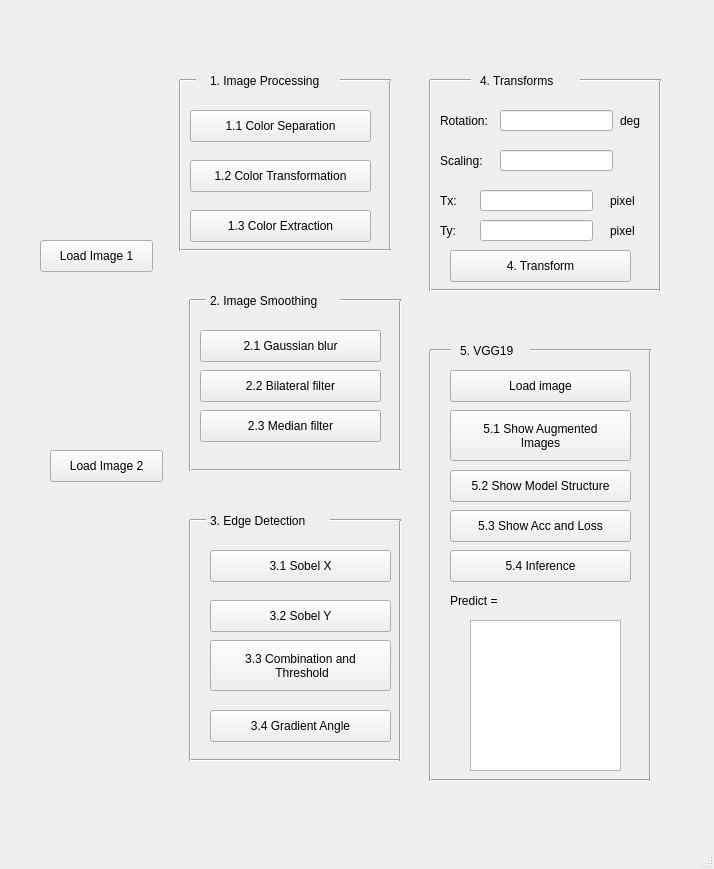
<?xml version="1.0" encoding="UTF-8"?>
<ui version="4.0">
 <class>MainWindow</class>
 <widget class="QMainWindow" name="MainWindow">
  <property name="geometry">
   <rect>
    <x>0</x>
    <y>0</y>
    <width>714</width>
    <height>869</height>
   </rect>
  </property>
  <property name="windowTitle">
   <string>MainWindow</string>
  </property>
  <widget class="QWidget" name="centralwidget">
   <widget class="QPushButton" name="LoadImage1_Button">
    <property name="geometry">
     <rect>
      <x>40</x>
      <y>240</y>
      <width>113</width>
      <height>32</height>
     </rect>
    </property>
    <property name="text">
     <string>Load Image 1</string>
    </property>
   </widget>
   <widget class="QPushButton" name="LoadImage2_Button">
    <property name="geometry">
     <rect>
      <x>50</x>
      <y>450</y>
      <width>113</width>
      <height>32</height>
     </rect>
    </property>
    <property name="text">
     <string>Load Image 2</string>
    </property>
   </widget>
   <widget class="QLabel" name="label">
    <property name="geometry">
     <rect>
      <x>210</x>
      <y>70</y>
      <width>131</width>
      <height>21</height>
     </rect>
    </property>
    <property name="text">
     <string>1. Image Processing</string>
    </property>
   </widget>
   <widget class="QPushButton" name="Q1_1_Button">
    <property name="geometry">
     <rect>
      <x>190</x>
      <y>110</y>
      <width>181</width>
      <height>32</height>
     </rect>
    </property>
    <property name="text">
     <string>1.1 Color Separation</string>
    </property>
   </widget>
   <widget class="QPushButton" name="Q1_2_Button">
    <property name="geometry">
     <rect>
      <x>190</x>
      <y>160</y>
      <width>181</width>
      <height>32</height>
     </rect>
    </property>
    <property name="text">
     <string>1.2 Color Transformation</string>
    </property>
   </widget>
   <widget class="QPushButton" name="Q1_3_Button">
    <property name="geometry">
     <rect>
      <x>190</x>
      <y>210</y>
      <width>181</width>
      <height>32</height>
     </rect>
    </property>
    <property name="text">
     <string>1.3 Color Extraction</string>
    </property>
   </widget>
   <widget class="QLabel" name="label_2">
    <property name="geometry">
     <rect>
      <x>210</x>
      <y>290</y>
      <width>131</width>
      <height>21</height>
     </rect>
    </property>
    <property name="text">
     <string>2. Image Smoothing</string>
    </property>
   </widget>
   <widget class="QPushButton" name="Q2_1_Button">
    <property name="geometry">
     <rect>
      <x>200</x>
      <y>330</y>
      <width>181</width>
      <height>32</height>
     </rect>
    </property>
    <property name="text">
     <string>2.1 Gaussian blur</string>
    </property>
   </widget>
   <widget class="QPushButton" name="Q2_3_Button">
    <property name="geometry">
     <rect>
      <x>200</x>
      <y>410</y>
      <width>181</width>
      <height>32</height>
     </rect>
    </property>
    <property name="text">
     <string>2.3 Median filter</string>
    </property>
   </widget>
   <widget class="QPushButton" name="Q2_2_Button">
    <property name="geometry">
     <rect>
      <x>200</x>
      <y>370</y>
      <width>181</width>
      <height>32</height>
     </rect>
    </property>
    <property name="text">
     <string>2.2 Bilateral filter</string>
    </property>
   </widget>
   <widget class="QPushButton" name="Q3_2_Button">
    <property name="geometry">
     <rect>
      <x>210</x>
      <y>600</y>
      <width>181</width>
      <height>32</height>
     </rect>
    </property>
    <property name="text">
     <string>3.2 Sobel Y</string>
    </property>
   </widget>
   <widget class="QLabel" name="label_3">
    <property name="geometry">
     <rect>
      <x>210</x>
      <y>510</y>
      <width>131</width>
      <height>21</height>
     </rect>
    </property>
    <property name="text">
     <string>3. Edge Detection</string>
    </property>
   </widget>
   <widget class="QPushButton" name="Q3_1_Button">
    <property name="geometry">
     <rect>
      <x>210</x>
      <y>550</y>
      <width>181</width>
      <height>32</height>
     </rect>
    </property>
    <property name="text">
     <string>3.1 Sobel X</string>
    </property>
   </widget>
   <widget class="QPushButton" name="Q3_4_Button">
    <property name="geometry">
     <rect>
      <x>210</x>
      <y>710</y>
      <width>181</width>
      <height>32</height>
     </rect>
    </property>
    <property name="text">
     <string>3.4 Gradient Angle</string>
    </property>
   </widget>
   <widget class="QPushButton" name="Q3_3_Button">
    <property name="geometry">
     <rect>
      <x>210</x>
      <y>640</y>
      <width>181</width>
      <height>51</height>
     </rect>
    </property>
    <property name="text">
     <string>3.3 Combination and 
 Threshold</string>
    </property>
    <property name="autoDefault">
     <bool>false</bool>
    </property>
   </widget>
   <widget class="QLabel" name="label_4">
    <property name="geometry">
     <rect>
      <x>480</x>
      <y>70</y>
      <width>131</width>
      <height>21</height>
     </rect>
    </property>
    <property name="text">
     <string>4. Transforms</string>
    </property>
   </widget>
   <widget class="QLabel" name="label_5">
    <property name="geometry">
     <rect>
      <x>440</x>
      <y>110</y>
      <width>61</width>
      <height>21</height>
     </rect>
    </property>
    <property name="text">
     <string>Rotation: </string>
    </property>
   </widget>
   <widget class="QLabel" name="label_6">
    <property name="geometry">
     <rect>
      <x>440</x>
      <y>150</y>
      <width>51</width>
      <height>21</height>
     </rect>
    </property>
    <property name="text">
     <string>Scaling:</string>
    </property>
   </widget>
   <widget class="QLabel" name="label_7">
    <property name="geometry">
     <rect>
      <x>440</x>
      <y>190</y>
      <width>131</width>
      <height>21</height>
     </rect>
    </property>
    <property name="text">
     <string>Tx:</string>
    </property>
   </widget>
   <widget class="QLabel" name="label_8">
    <property name="geometry">
     <rect>
      <x>440</x>
      <y>220</y>
      <width>131</width>
      <height>21</height>
     </rect>
    </property>
    <property name="text">
     <string>Ty:</string>
    </property>
   </widget>
   <widget class="QPushButton" name="Q4_Button">
    <property name="geometry">
     <rect>
      <x>450</x>
      <y>250</y>
      <width>181</width>
      <height>32</height>
     </rect>
    </property>
    <property name="text">
     <string>4. Transform</string>
    </property>
   </widget>
   <widget class="QLineEdit" name="Rotation_Input">
    <property name="geometry">
     <rect>
      <x>500</x>
      <y>110</y>
      <width>113</width>
      <height>21</height>
     </rect>
    </property>
   </widget>
   <widget class="QLineEdit" name="Scaling_Input">
    <property name="geometry">
     <rect>
      <x>500</x>
      <y>150</y>
      <width>113</width>
      <height>21</height>
     </rect>
    </property>
   </widget>
   <widget class="QLineEdit" name="Tx_Input">
    <property name="geometry">
     <rect>
      <x>480</x>
      <y>190</y>
      <width>113</width>
      <height>21</height>
     </rect>
    </property>
   </widget>
   <widget class="QLineEdit" name="Ty_Input">
    <property name="geometry">
     <rect>
      <x>480</x>
      <y>220</y>
      <width>113</width>
      <height>21</height>
     </rect>
    </property>
   </widget>
   <widget class="QLabel" name="label_9">
    <property name="geometry">
     <rect>
      <x>620</x>
      <y>110</y>
      <width>41</width>
      <height>21</height>
     </rect>
    </property>
    <property name="text">
     <string>deg</string>
    </property>
   </widget>
   <widget class="QLabel" name="label_10">
    <property name="geometry">
     <rect>
      <x>610</x>
      <y>190</y>
      <width>71</width>
      <height>21</height>
     </rect>
    </property>
    <property name="text">
     <string>pixel</string>
    </property>
   </widget>
   <widget class="QLabel" name="label_11">
    <property name="geometry">
     <rect>
      <x>610</x>
      <y>220</y>
      <width>71</width>
      <height>21</height>
     </rect>
    </property>
    <property name="text">
     <string>pixel</string>
    </property>
   </widget>
   <widget class="QLabel" name="label_12">
    <property name="geometry">
     <rect>
      <x>460</x>
      <y>340</y>
      <width>131</width>
      <height>21</height>
     </rect>
    </property>
    <property name="text">
     <string>5. VGG19</string>
    </property>
   </widget>
   <widget class="QPushButton" name="Q5_Load_Button">
    <property name="geometry">
     <rect>
      <x>450</x>
      <y>370</y>
      <width>181</width>
      <height>32</height>
     </rect>
    </property>
    <property name="text">
     <string>Load image</string>
    </property>
   </widget>
   <widget class="QPushButton" name="Q5_1_Button">
    <property name="geometry">
     <rect>
      <x>450</x>
      <y>410</y>
      <width>181</width>
      <height>51</height>
     </rect>
    </property>
    <property name="text">
     <string>5.1 Show Augmented 
Images</string>
    </property>
   </widget>
   <widget class="QPushButton" name="Q5_2_Button">
    <property name="geometry">
     <rect>
      <x>450</x>
      <y>470</y>
      <width>181</width>
      <height>32</height>
     </rect>
    </property>
    <property name="text">
     <string>5.2 Show Model Structure</string>
    </property>
   </widget>
   <widget class="QPushButton" name="Q5_3_Button">
    <property name="geometry">
     <rect>
      <x>450</x>
      <y>510</y>
      <width>181</width>
      <height>32</height>
     </rect>
    </property>
    <property name="text">
     <string>5.3 Show Acc and Loss</string>
    </property>
   </widget>
   <widget class="QPushButton" name="Q5_4_Button">
    <property name="geometry">
     <rect>
      <x>450</x>
      <y>550</y>
      <width>181</width>
      <height>32</height>
     </rect>
    </property>
    <property name="text">
     <string>5.4 Inference</string>
    </property>
   </widget>
   <widget class="QLabel" name="predict_label">
    <property name="geometry">
     <rect>
      <x>450</x>
      <y>590</y>
      <width>131</width>
      <height>21</height>
     </rect>
    </property>
    <property name="text">
     <string>Predict = </string>
    </property>
   </widget>
   <widget class="QGraphicsView" name="InferenceImage_View">
    <property name="geometry">
     <rect>
      <x>470</x>
      <y>620</y>
      <width>151</width>
      <height>151</height>
     </rect>
    </property>
   </widget>
   <widget class="Line" name="line">
    <property name="geometry">
     <rect>
      <x>190</x>
      <y>750</y>
      <width>211</width>
      <height>20</height>
     </rect>
    </property>
    <property name="orientation">
     <enum>Qt::Horizontal</enum>
    </property>
   </widget>
   <widget class="Line" name="line_2">
    <property name="geometry">
     <rect>
      <x>390</x>
      <y>520</y>
      <width>20</width>
      <height>241</height>
     </rect>
    </property>
    <property name="orientation">
     <enum>Qt::Vertical</enum>
    </property>
   </widget>
   <widget class="Line" name="line_3">
    <property name="geometry">
     <rect>
      <x>180</x>
      <y>520</y>
      <width>20</width>
      <height>241</height>
     </rect>
    </property>
    <property name="orientation">
     <enum>Qt::Vertical</enum>
    </property>
   </widget>
   <widget class="Line" name="line_4">
    <property name="geometry">
     <rect>
      <x>330</x>
      <y>510</y>
      <width>71</width>
      <height>20</height>
     </rect>
    </property>
    <property name="orientation">
     <enum>Qt::Horizontal</enum>
    </property>
   </widget>
   <widget class="Line" name="line_5">
    <property name="geometry">
     <rect>
      <x>190</x>
      <y>510</y>
      <width>16</width>
      <height>20</height>
     </rect>
    </property>
    <property name="orientation">
     <enum>Qt::Horizontal</enum>
    </property>
   </widget>
   <widget class="Line" name="line_6">
    <property name="geometry">
     <rect>
      <x>390</x>
      <y>300</y>
      <width>20</width>
      <height>171</height>
     </rect>
    </property>
    <property name="orientation">
     <enum>Qt::Vertical</enum>
    </property>
   </widget>
   <widget class="Line" name="line_7">
    <property name="geometry">
     <rect>
      <x>190</x>
      <y>460</y>
      <width>211</width>
      <height>20</height>
     </rect>
    </property>
    <property name="orientation">
     <enum>Qt::Horizontal</enum>
    </property>
   </widget>
   <widget class="Line" name="line_8">
    <property name="geometry">
     <rect>
      <x>180</x>
      <y>300</y>
      <width>20</width>
      <height>171</height>
     </rect>
    </property>
    <property name="orientation">
     <enum>Qt::Vertical</enum>
    </property>
   </widget>
   <widget class="Line" name="line_9">
    <property name="geometry">
     <rect>
      <x>340</x>
      <y>290</y>
      <width>61</width>
      <height>20</height>
     </rect>
    </property>
    <property name="orientation">
     <enum>Qt::Horizontal</enum>
    </property>
   </widget>
   <widget class="Line" name="line_10">
    <property name="geometry">
     <rect>
      <x>190</x>
      <y>290</y>
      <width>16</width>
      <height>20</height>
     </rect>
    </property>
    <property name="orientation">
     <enum>Qt::Horizontal</enum>
    </property>
   </widget>
   <widget class="Line" name="line_11">
    <property name="geometry">
     <rect>
      <x>380</x>
      <y>80</y>
      <width>20</width>
      <height>171</height>
     </rect>
    </property>
    <property name="orientation">
     <enum>Qt::Vertical</enum>
    </property>
   </widget>
   <widget class="Line" name="line_12">
    <property name="geometry">
     <rect>
      <x>180</x>
      <y>240</y>
      <width>211</width>
      <height>20</height>
     </rect>
    </property>
    <property name="orientation">
     <enum>Qt::Horizontal</enum>
    </property>
   </widget>
   <widget class="Line" name="line_13">
    <property name="geometry">
     <rect>
      <x>170</x>
      <y>80</y>
      <width>20</width>
      <height>171</height>
     </rect>
    </property>
    <property name="orientation">
     <enum>Qt::Vertical</enum>
    </property>
   </widget>
   <widget class="Line" name="line_14">
    <property name="geometry">
     <rect>
      <x>340</x>
      <y>70</y>
      <width>51</width>
      <height>20</height>
     </rect>
    </property>
    <property name="orientation">
     <enum>Qt::Horizontal</enum>
    </property>
   </widget>
   <widget class="Line" name="line_15">
    <property name="geometry">
     <rect>
      <x>180</x>
      <y>70</y>
      <width>16</width>
      <height>20</height>
     </rect>
    </property>
    <property name="orientation">
     <enum>Qt::Horizontal</enum>
    </property>
   </widget>
   <widget class="Line" name="line_16">
    <property name="geometry">
     <rect>
      <x>430</x>
      <y>280</y>
      <width>231</width>
      <height>20</height>
     </rect>
    </property>
    <property name="orientation">
     <enum>Qt::Horizontal</enum>
    </property>
   </widget>
   <widget class="Line" name="line_17">
    <property name="geometry">
     <rect>
      <x>650</x>
      <y>80</y>
      <width>20</width>
      <height>211</height>
     </rect>
    </property>
    <property name="orientation">
     <enum>Qt::Vertical</enum>
    </property>
   </widget>
   <widget class="Line" name="line_18">
    <property name="geometry">
     <rect>
      <x>420</x>
      <y>80</y>
      <width>20</width>
      <height>211</height>
     </rect>
    </property>
    <property name="orientation">
     <enum>Qt::Vertical</enum>
    </property>
   </widget>
   <widget class="Line" name="line_19">
    <property name="geometry">
     <rect>
      <x>430</x>
      <y>70</y>
      <width>41</width>
      <height>20</height>
     </rect>
    </property>
    <property name="orientation">
     <enum>Qt::Horizontal</enum>
    </property>
   </widget>
   <widget class="Line" name="line_20">
    <property name="geometry">
     <rect>
      <x>580</x>
      <y>70</y>
      <width>81</width>
      <height>20</height>
     </rect>
    </property>
    <property name="orientation">
     <enum>Qt::Horizontal</enum>
    </property>
   </widget>
   <widget class="Line" name="line_21">
    <property name="geometry">
     <rect>
      <x>430</x>
      <y>770</y>
      <width>221</width>
      <height>20</height>
     </rect>
    </property>
    <property name="orientation">
     <enum>Qt::Horizontal</enum>
    </property>
   </widget>
   <widget class="Line" name="line_22">
    <property name="geometry">
     <rect>
      <x>420</x>
      <y>350</y>
      <width>20</width>
      <height>431</height>
     </rect>
    </property>
    <property name="orientation">
     <enum>Qt::Vertical</enum>
    </property>
   </widget>
   <widget class="Line" name="line_23">
    <property name="geometry">
     <rect>
      <x>640</x>
      <y>350</y>
      <width>20</width>
      <height>431</height>
     </rect>
    </property>
    <property name="orientation">
     <enum>Qt::Vertical</enum>
    </property>
   </widget>
   <widget class="Line" name="line_24">
    <property name="geometry">
     <rect>
      <x>430</x>
      <y>340</y>
      <width>21</width>
      <height>20</height>
     </rect>
    </property>
    <property name="orientation">
     <enum>Qt::Horizontal</enum>
    </property>
   </widget>
   <widget class="Line" name="line_25">
    <property name="geometry">
     <rect>
      <x>530</x>
      <y>340</y>
      <width>121</width>
      <height>20</height>
     </rect>
    </property>
    <property name="orientation">
     <enum>Qt::Horizontal</enum>
    </property>
   </widget>
  </widget>
  <widget class="QMenuBar" name="menubar">
   <property name="geometry">
    <rect>
     <x>0</x>
     <y>0</y>
     <width>714</width>
     <height>21</height>
    </rect>
   </property>
  </widget>
  <widget class="QStatusBar" name="statusbar"/>
 </widget>
 <resources/>
 <connections/>
</ui>
